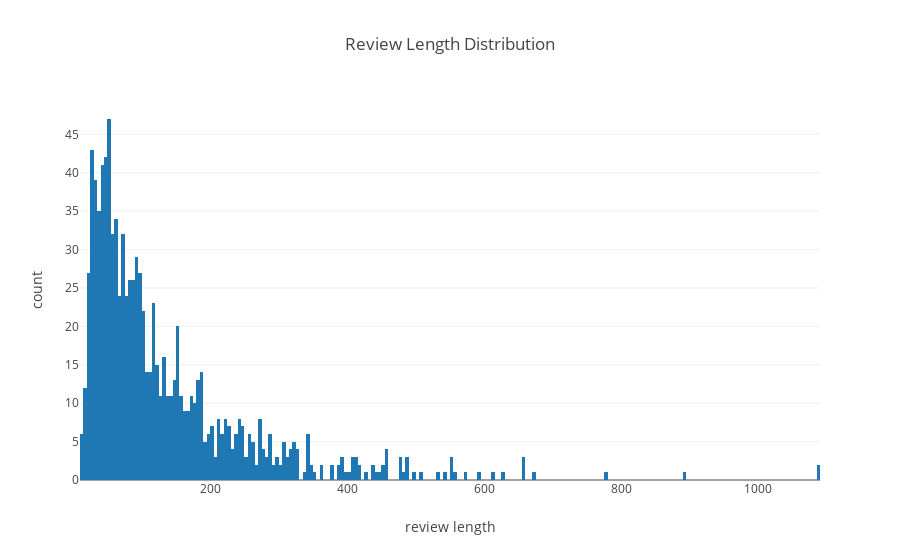

Notebook cell for this chart:
### Code cell
doc_lens = list(map(lambda d: len(d.get('doc')), doc_metrics))
data = [Histogram(x=doc_lens, xbins={'size': 5, 'start': min(doc_lens), 'end': max(doc_lens)})]
layout = Layout(title='Review Length Distribution', xaxis={'title': 'review length'}, yaxis={'title': 'count'})
fig = Figure(data=data, layout=layout)
iplot(fig)

### Figure 1 — Plotly figure (JSON) as saved in the notebook; plotly's stock layout.template omitted (floating-point values rounded to 4 significant figures; data arrays with more than 128 entries replaced by an {"elided": "..."} marker saying what was removed)
{"data": [{"autobinx": false, "type": "histogram", "uid": "13d9fa", "x": {"elided": "1000 int values"}, "xbins": {"end": 1088, "size": 5, "start": 10}}], "layout": {"autosize": true, "title": "Review Length Distribution", "xaxis": {"autorange": true, "range": [10, 1090], "title": "review length", "type": "linear"}, "yaxis": {"autorange": true, "range": [0, 49.47], "title": "count"}}}
